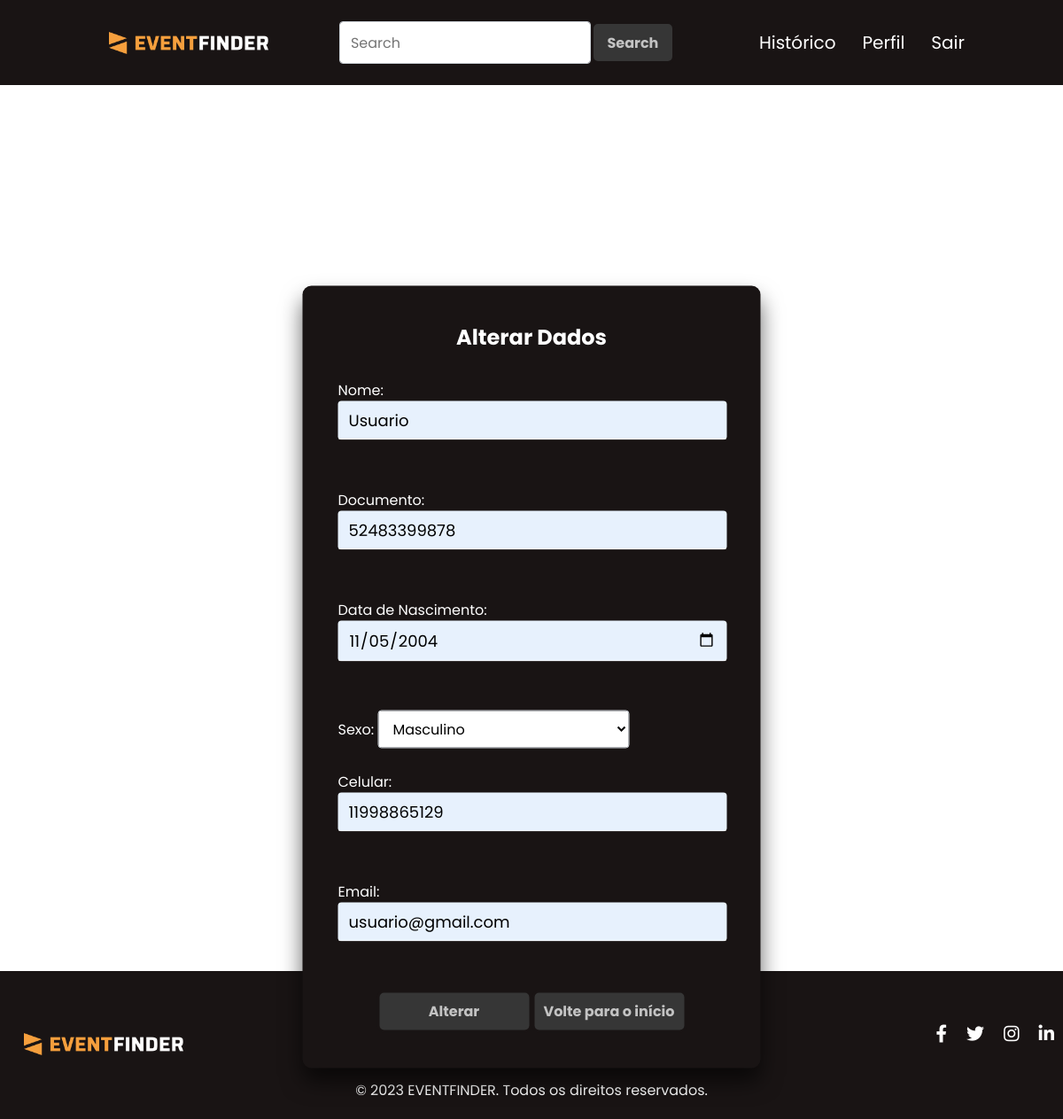
Screenshot of /eventfinder/area-restrita/alterarUsuario.php (signed in) with the database file from the repository.
### tables this page shows
CREATE TABLE `tbusuario` (
  `idUsuario` int(11) NOT NULL,
  `nomeUsuario` varchar(50) NOT NULL,
  `cpfUsuario` varchar(14) NOT NULL,
  `dataNasc` date NOT NULL,
  `sexoUsuario` enum('M','F','Outro') NOT NULL,
  `celUsuario` varchar(20) NOT NULL,
  `emailUsuario` varchar(50) NOT NULL,
  `senhaUsuario` varchar(255) NOT NULL
);

### eventfinder/Classes/Usuario.php (called while the page is built, shortened)
<?php
class Usuario {
    public function buscarUsuarioPorId($id) {
        $conexao = Conexao::conectar();
        $stmt = $conexao->prepare("SELECT * FROM tbUsuario WHERE idUsuario = :id");
        $stmt->bindParam(':id', $id);
        $stmt->execute();
        $result = $stmt->fetch(PDO::FETCH_ASSOC);
        return $result;
    }
}

### eventfinder/area-restrita/alterarUsuario.php (the view, shortened to what this page needs)
<!DOCTYPE html>
<html lang="pt-br">
<head>
    <link rel="stylesheet" href="css/Style.css">
</head>
<body>
<header>
            <nav class="nav-bar">
                <a class="logo" href="index-restrito-usuario.php"><img src="images/logo/logo.png" class="logo-img"></a>
                <form class="form_inline" method="POST" action="../resultados-pesquisa.php">
                    <input class="caixa" type="search" placeholder="Search" aria-label="Search" name="pesquisa">
                    <button class="btn" type="submit">Search</button>
                    </form>
                <div class="nav-list">
                    <ul>
                        <li class="nav-item"><a href="historico-pedidos.php" class="nav-link">Histórico</a></li>
                        <li class="nav-item"><a href="perfilUsuario.php" class="nav-link">Perfil</a></li>
                        <li class="nav-item"><a href="../logout.php" class="nav-link">Sair</a></li>
                    </ul>
                </div>
            </nav>
    </header>
    <?php
require_once('../Classes/Usuario.php');
$usuario = new Usuario();
$idUsuario = $_SESSION['idUsuario'];
$dadosUsuario= $usuario->buscarUsuarioPorId($idUsuario);
?>
    <div class="wrapperLL">
        <div class="login-boxAU">
            <div class="user-boxAU">
                <h2>Alterar Dados</h2>
                <form class="" method="post" action="salvarAlteracaoUsuario.php">
                    <label>Nome:</label>
                    <input class="caixa" required type="text" name="nomeUsuario" required
                        value=<?php echo $dadosUsuario['nomeUsuario']; ?>><br><br>
                    <label>Documento:</label>
                    <input class="caixa" required type="number" name="cpfUsuario" required
                        value=<?php echo $dadosUsuario['cpfUsuario']; ?>><br><br>
                    <label>Data de Nascimento:</label>
                    <input class="caixa" type="date" required name="dataNasc" required
                        value=<?php echo $dadosUsuario['dataNasc']; ?>><br><br>
                    <label>Sexo:</label>
                    <select class="caixa" id="sexo" name="sexoUsuario" required>
                        <option value="M">Masculino</option>
                    </select><br><br>
                    <label>Celular:</label>
                    <input class="caixa" required type="number" name="celUsuario" required
                        value=<?php echo $dadosUsuario['celUsuario']; ?>><br><br>
                    <label>Email:</label>
                    <input class="caixa" required type="email" name="emailUsuario" required
                        value=<?php echo $dadosUsuario['emailUsuario']; ?>><br><br>
                    <div class="button">
                        <button type="submit" class="btnCI">Alterar</button>
                        <form action="index-restrito-usuario.php">
                            <button type="submit" class="btnCI">Volte para o início</button>
                        </form>
                    </div>
                </form>
            </div>
        </div>
    </div>
    <?php require_once("./footer-restrito.php")?>
</body>
</html>

### eventfinder/area-restrita/css/Style.css (style rules this page uses)
* { padding: 0px; margin: 0px; }
body , html { color: rgb(255, 255, 255); background-color: #ffffff; font-family: "Poppins", sans-serif; height: 100%; }
body { margin:0; padding: 0; }
ul li { margin-left: 0.75em; margin-right: 0.75em; }
.logo { color: white; text-decoration: none; font-size: 20px; transition: 0.3s; font-size: 24px; text-transform: uppercase; letter-spacing: 1px; }
.caixa { width: 440px; padding: .500rem .75rem; font-size: 1rem; color: black; background-color: #fff; background-clip: padding-box; border: 1px solid #ced4da; border-radius: .25rem; transition: border-color .15s; font-family: "Poppins", sans-serif; }
.btn { width: 95px; height: 48px; border-radius: 8px; color: rgba(255, 255, 255, 0.700); background-color: rgb(54, 54, 54); font-family: "Poppins", sans-serif; font-weight: bold; font-size: 16px; border: 3px solid #191414; }
.btnCI { width: 175px; height: 48px; border-radius: 8px; color: rgba(255, 255, 255, 0.700); background-color: rgb(54, 54, 54); font-family: "Poppins", sans-serif; font-weight: bold; font-size: 16px; border: 3px solid #191414; }
.logo-img { width: 180px; height: auto; margin-top: 10px; margin-left: 27px; }
html, body { height: 100%; margin: 0; padding: 0; }
.wrapperLL { min-height: 125vh; display: flex; flex-direction: column; }
.login-boxAU { position: absolute; top: 66%; left: 50%; width: 517px; height: auto; padding: 40px; transform: translate(-50%, -50%); background: #191414; box-sizing: border-box; box-shadow: 0 15px 25px rgba(0, 0, 0, 0.6); border-radius: 10px; margin-top: -70px; }
.login-boxAU h2 { margin: 0 0 30px; padding: 0; color: #fff; text-align: center; }
.login-boxAU .user-boxAU { flex-direction: column; align-items: center; }
.login-boxAU .user-boxAU input { width: 95%; font-size: 18px; color: black; margin-bottom: 30px; border: none; border-bottom: 1px solid #fff; outline: none; background: #e7f1fd; }
.button { display: flex; flex-direction: row; justify-content: center; }
@media (max-width: 1200px) { .caixa { width: 65%; transition: 0.3s ease; } }
@media (max-width: 1200px) { .form_inline { transition: 0.3s ease; display: flex; justify-content: center; } }
@media (max-width: 1200px) { .nav-bar { padding: 1.5rem 1.5rem; transition: 0.3s ease; } }
.nav-bar { font-family: "Poppins", sans-serif; display: flex; align-items: center; background-color: #191414; justify-content: space-between; padding: 1.5rem 6rem; }
.nav-list { display: flex; align-items: center; }
.nav-list ul { display: flex; justify-content: center; list-style: none; }
.nav-item { margin: 0 15px; }
.nav-link { text-decoration: none; font-size: 1.15rem; color: #fff; font-weight: 400; color: inherit; text-decoration: none; font-size: 20px; transition: 0.3s ease; display:flex; align-items: center; }

### rows the page displays
tbusuario: nomeUsuario "Usuario", cpfUsuario "52483399878", dataNasc "11/05/2004", celUsuario "11998865129", emailUsuario "usuario@gmail.com"
